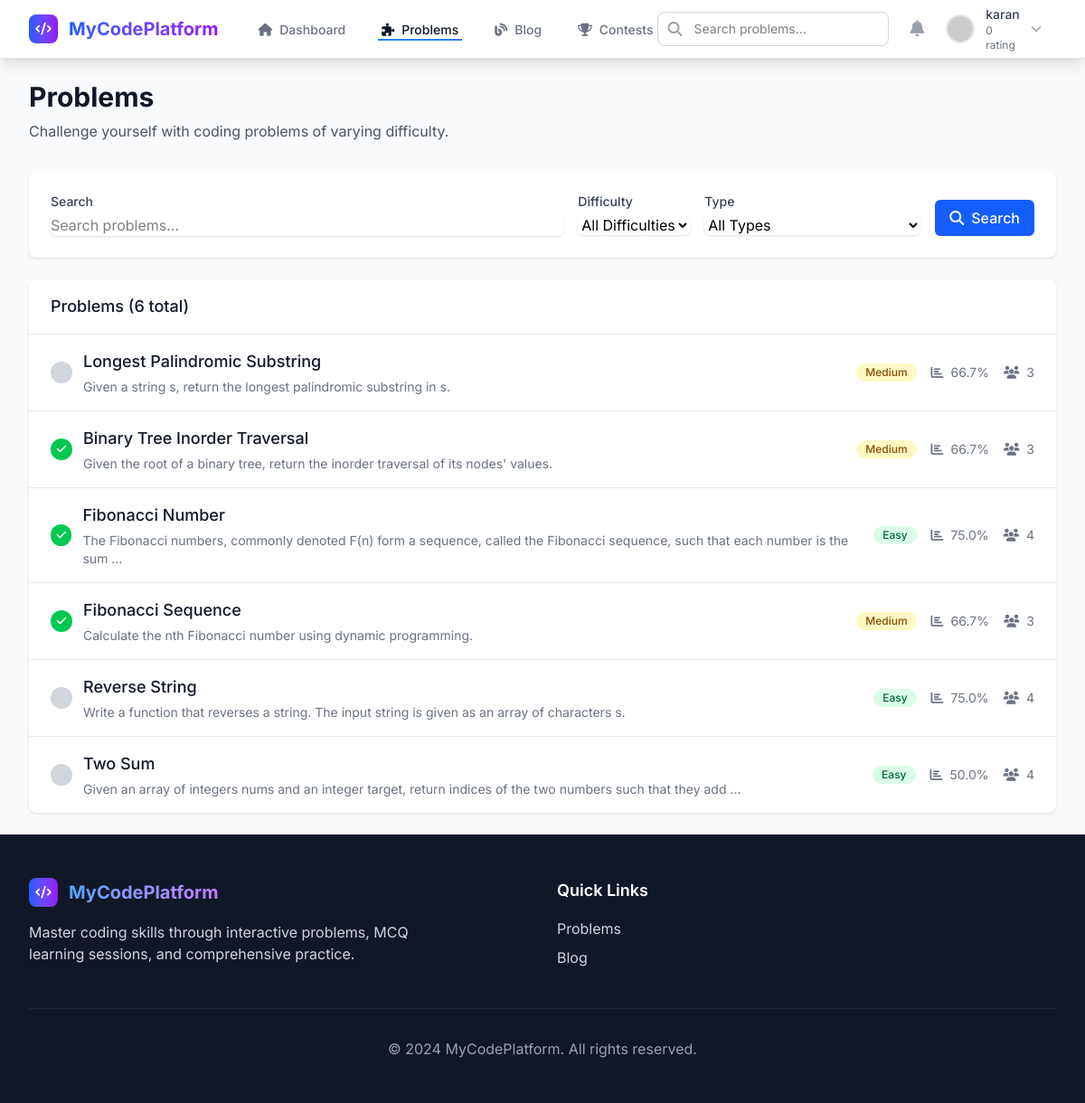
Screenshot of /problems/ (signed in) with the database file from the repository.
### users/models.py (models this page shows, shortened)
class User(AbstractUser):
    email = models.EmailField(unique=True)
    username = models.CharField(
        max_length=150,
        unique=True,
        blank=True,          # user may omit it
        null=True,           # db allows NULL during first INSERT
    )
    bio = models.TextField(max_length=500, blank=True, help_text="Tell us about yourself")
    avatar = models.ImageField(upload_to='avatars/', blank=True, null=True)
    location = models.CharField(max_length=100, blank=True)
    website = models.URLField(blank=True)
    github_username = models.CharField(max_length=100, blank=True)
    linkedin_url = models.URLField(blank=True)
    preferred_language = models.CharField(
        max_length=10,
        choices=[('py', 'Python'), ('cpp', 'C++'), ('java', 'Java')],
        default='py'
    )
    theme_preference = models.CharField(
        max_length=10,
        choices=[('light', 'Light'), ('dark', 'Dark'), ('auto', 'Auto')],
        default='light'
    )
    total_submissions = models.IntegerField(default=0)
    accepted_submissions = models.IntegerField(default=0)
    current_streak = models.IntegerField(default=0)
    max_streak = models.IntegerField(default=0)
    last_activity_date = models.DateField(null=True, blank=True)
    date_joined = models.DateTimeField(auto_now_add=True)
    last_login = models.DateTimeField(null=True, blank=True)
    USERNAME_FIELD = "email"        # users still log in by email OR username
    REQUIRED_FIELDS = ['username']  # createsuperuser asks only for email+pwd
    def get_avatar_url(self):
        if self.avatar:
            return self.avatar.url
        return f"https://ui-avatars.com/api/?name={self.username}&background=3b82f6&color=fff&size=128"

### problems/models.py (models this page shows, shortened)
class Problem(models.Model):
    DIFFICULTY_CHOICES = [
        ('easy', 'Easy'),
        ('medium', 'Medium'),
        ('hard', 'Hard'),
    ]
    TYPE_CHOICES = [
        ('math', 'Mathematics'),
        ('dsa', 'Data Structures & Algorithms'),
    ]
    title = models.CharField(max_length=200)
    description = models.TextField()
    difficulty = models.CharField(max_length=50, choices=DIFFICULTY_CHOICES)
    problem_type = models.CharField(max_length=10, choices=TYPE_CHOICES, default='math')
    image_file = models.ImageField(upload_to='problems/images/', blank=True, null=True)
    pdf_file = models.FileField(upload_to='problems/pdfs/', blank=True, null=True)
    input_format = models.TextField(blank=True, help_text="Description of input format")
    output_format = models.TextField(blank=True, help_text="Description of output format")
    constraints = models.TextField(blank=True, help_text="Constraints for the problem")
    sample_input = models.TextField(blank=True)
    sample_output = models.TextField(blank=True)
    time_limit = models.IntegerField(default=5, help_text="Time limit in seconds")
    memory_limit = models.CharField(max_length=10, default="128m", help_text="Memory limit (e.g., 128m, 256m)")
    created_by = models.ForeignKey(User, on_delete=models.CASCADE, null=True, blank=True)
    created_at = models.DateTimeField(auto_now_add=True)
    updated_at = models.DateTimeField(auto_now=True)
    is_active = models.BooleanField(default=True)
    total_attempts = models.IntegerField(default=0)
    successful_completions = models.IntegerField(default=0)
    class Meta:
        ordering = ['-created_at']
    @property
    def success_rate(self):
        if self.total_attempts == 0:
            return 0
        return (self.successful_completions / self.total_attempts) * 100

### problems/views.py (the view)
# urls.py: path('', views.problem_list, name='list'),
def problem_list(request):
    problems = Problem.objects.filter(is_active=True)
    difficulty = request.GET.get('difficulty')
    problem_type = request.GET.get('type')
    search = request.GET.get('search')
    if difficulty:
        problems = problems.filter(difficulty=difficulty)
    if problem_type:
        problems = problems.filter(problem_type=problem_type)
    if search:
        problems = problems.filter(
            Q(title__icontains=search) |
            Q(description__icontains=search)
        )
    if request.user.is_authenticated:
        user_submissions = Submission.objects.filter(
            user=request.user,
            status='ACCEPTED'  # Accepted
        ).values_list('problem_id', flat=True)
        for problem in problems:
            problem.is_solved = problem.id in user_submissions
    paginator = Paginator(problems, 20)
    page_number = request.GET.get('page')
    page_obj = paginator.get_page(page_number)
    context = {
        'problems': page_obj,
        'difficulty_choices': Problem.DIFFICULTY_CHOICES,
        'type_choices': Problem.TYPE_CHOICES,
        'current_difficulty': difficulty,
        'current_type': problem_type,
        'current_search': search or '',
    }
    return render(request, 'problems/problem_list.html', context)

### problems/templates/problems/problem_list.html (shortened to what this page needs)
{% extends 'base.html' %}
{% load static %}
{% block content %}
<div class="max-w-7xl mx-auto py-6 px-4 sm:px-6 lg:px-8">
        <div class="mb-8">
            <h1 class="text-3xl font-bold text-gray-900">Problems</h1>
            <p class="mt-2 text-gray-600">Challenge yourself with coding problems of varying difficulty.</p>
        </div>
        <div class="bg-white rounded-lg shadow p-6 mb-6">
            <form method="GET" class="space-y-4 md:space-y-0 md:flex md:items-end md:space-x-4">
                <div class="flex-1">
                    <label for="search" class="block text-sm font-medium text-gray-700 mb-1">Search</label>
                    <input type="text" id="search" name="search" value="{{ current_search }}"
                           placeholder="Search problems..."
                           class="w-full rounded-md border-gray-300 shadow-sm focus:border-blue-500 focus:ring-blue-500">
                </div>
                <div>
                    <label for="difficulty" class="block text-sm font-medium text-gray-700 mb-1">Difficulty</label>
                    <select id="difficulty" name="difficulty" class="rounded-md border-gray-300 shadow-sm focus:border-blue-500 focus:ring-blue-500">
                        <option value="">All Difficulties</option>
                    </select>
                </div>
                <div>
                    <label for="type" class="block text-sm font-medium text-gray-700 mb-1">Type</label>
                    <select id="type" name="type" class="rounded-md border-gray-300 shadow-sm focus:border-blue-500 focus:ring-blue-500">
                        <option value="">All Types</option>
                    </select>
                </div>
                <div>
                    <button type="submit" class="bg-blue-600 hover:bg-blue-700 text-white px-4 py-2 rounded-md font-medium">
                        <i class="fas fa-search mr-2"></i>Search
                    </button>
                </div>
            </form>
        </div>
        <div class="bg-white rounded-lg shadow overflow-hidden">
            <div class="px-6 py-4 border-b border-gray-200">
                <h3 class="text-lg font-medium text-gray-900">
                    Problems ({{ problems.paginator.count }} total)
                </h3>
            </div>
            {% if problems %}
                <div class="divide-y divide-gray-200">
                    {% for problem in problems %}
                        <div class="px-6 py-4 hover:bg-gray-50 transition-colors">
                            <div class="flex items-center justify-between">
                                <div class="flex-1">
                                    <div class="flex items-center space-x-3">
                                        {% if user.is_authenticated and problem.is_solved %}
                                            <div class="w-6 h-6 bg-green-500 rounded-full flex items-center justify-center">
                                                <i class="fas fa-check text-white text-xs"></i>
                                            </div>
                                        {% else %}
                                            <div class="w-6 h-6 bg-gray-300 rounded-full"></div>
                                        {% endif %}
                                        <div>
                                            <h4 class="text-lg font-medium text-gray-900">
                                                <a href="{% url 'problems:detail' problem.id %}" class="hover:text-blue-600">
                                                    {{ problem.title }}
                                                </a>
                                            </h4>
                                            <p class="text-sm text-gray-500 mt-1">{{ problem.description|truncatewords:20 }}</p>
                                        </div>
                                    </div>
                                </div>
                                <div class="flex items-center space-x-4">
                                    {% if problem.difficulty == 'easy' %}
                                        <span class="inline-flex items-center px-2.5 py-0.5 rounded-full text-xs font-medium bg-green-100 text-green-800">
                                            Easy
                                        </span>
                                    {% elif problem.difficulty == 'medium' %}
                                        <span class="inline-flex items-center px-2.5 py-0.5 rounded-full text-xs font-medium bg-yellow-100 text-yellow-800">
                                            Medium
                                        </span>
                                    {% else %}
                                        <span class="inline-flex items-center px-2.5 py-0.5 rounded-full text-xs font-medium bg-red-100 text-red-800">
                                            Hard
                                        </span>
                                    {% endif %}
                                    <div class="text-sm text-gray-500">
                                        <i class="fas fa-chart-bar mr-1"></i>
                                        {{ problem.success_rate|floatformat:1 }}%
                                    </div>
                                    <div class="text-sm text-gray-500">
                                        <i class="fas fa-users mr-1"></i>
                                        {{ problem.total_attempts }}
                                    </div>
                                </div>
                            </div>
                        </div>
                    {% endfor %}
                </div>
            {% else %}
                <div class="px-6 py-12 text-center">
                    <i class="fas fa-search text-gray-400 text-4xl mb-4"></i>
                    <h3 class="text-lg font-medium text-gray-900 mb-2">No problems found</h3>
                    <p class="text-gray-500">Try adjusting your search filters.</p>
                </div>
            {% endif %}
        </div>
</div>
{% endblock %}

### theme/templates/partials/navbar.html (shortened to what this page needs)
<nav class="bg-white shadow-lg border-b border-gray-200 sticky top-0 z-40">
    <div class="max-w-7xl mx-auto px-4 sm:px-6 lg:px-8">
        <div class="flex justify-between h-16">
            <div class="flex items-center">
                <div class="flex-shrink-0">
                    <a href="{% url 'dashboard' %}" class="flex items-center">
                        <div class="w-8 h-8 bg-gradient-to-r from-blue-600 to-purple-600 rounded-lg flex items-center justify-center mr-3">
                            <i class="fas fa-code text-white text-sm"></i>
                        </div>
                        <h1 class="text-xl font-bold bg-gradient-to-r from-blue-600 to-purple-600 bg-clip-text text-transparent">
                        </h1>
                    </a>
                </div>
                <div class="hidden md:ml-10 md:flex md:space-x-8">
                    <a href="{% url 'dashboard' %}"
                       class="nav-link {% if request.resolver_match.url_name == 'dashboard' %}border-blue-500 text-gray-900{% else %}border-transparent text-gray-500 hover:border-gray-300 hover:text-gray-700{% endif %} inline-flex items-center px-1 pt-1 border-b-2 text-sm font-medium transition-colors duration-200">
                        <i class="fas fa-home mr-2"></i>Dashboard
                    </a>
                    <a href="{% url 'problems:list' %}"
                       class="nav-link {% if 'problems' in request.resolver_match.namespace %}border-blue-500 text-gray-900{% else %}border-transparent text-gray-500 hover:border-gray-300 hover:text-gray-700{% endif %} inline-flex items-center px-1 pt-1 border-b-2 text-sm font-medium transition-colors duration-200">
                        <i class="fas fa-puzzle-piece mr-2"></i>Problems
                    </a>
                    <a href="{% url 'blogs:list' %}"
                       class="nav-link {% if 'blogs' in request.resolver_match.namespace %}border-blue-500 text-gray-900{% else %}border-transparent text-gray-500 hover:border-gray-300 hover:text-gray-700{% endif %} inline-flex items-center px-1 pt-1 border-b-2 text-sm font-medium transition-colors duration-200">
                        <i class="fas fa-blog mr-2"></i>Blog
                    </a>
                    <a href="{% url 'problems:contests' %}"
                       class="nav-link border-transparent text-gray-500 hover:border-gray-300 hover:text-gray-700 inline-flex items-center px-1 pt-1 border-b-2 text-sm font-medium transition-colors duration-200">
                        <i class="fas fa-trophy mr-2"></i>Contests
                    </a>
                </div>
            </div>
            <div class="flex items-center space-x-4">
                <div class="hidden lg:block">
                    <div class="relative">
                        <input type="text"
                               placeholder="Search problems..."
                               class="w-64 pl-10 pr-4 py-2 border border-gray-300 rounded-lg text-sm focus:outline-none focus:ring-2 focus:ring-blue-500 focus:border-transparent"
                               id="global-search">
                        <div class="absolute inset-y-0 left-0 pl-3 flex items-center pointer-events-none">
                            <i class="fas fa-search text-gray-400"></i>
                        </div>
                    </div>
                </div>
                <div class="relative">
                    <button type="button"
                            class="p-2 rounded-full text-gray-400 hover:text-gray-500 hover:bg-gray-100 focus:outline-none focus:ring-2 focus:ring-blue-500 transition-colors duration-200"
                            id="notifications-button">
                        <i class="fas fa-bell text-lg"></i>
                    </button>
                </div>
                <div class="relative">
                    <button type="button"
                            class="flex items-center space-x-3 text-sm rounded-full focus:outline-none focus:ring-2 focus:ring-offset-2 focus:ring-offset-white focus:ring-blue-500 transition-all duration-200"
                            id="user-menu-button"
                            aria-expanded="false"
                            aria-haspopup="true">
                        <img class="h-8 w-8 rounded-full border-2 border-gray-200"
                             src="{{ user.get_avatar_url }}"
                             alt="{{ user.username }}'s avatar">
                        <div class="hidden sm:block text-left">
                            <p class="text-sm font-medium text-gray-700">{{ user.username|default:user.email }}</p>
                            <p class="text-xs text-gray-500">{{ user.contest_rating|default:"0" }} rating</p>
                        </div>
                        <i class="fas fa-chevron-down text-gray-400 text-xs hidden sm:block"></i>
                    </button>
                </div>
            </div>
        </div>
    </div>
</nav>

### theme/static/css/custom.css (style rules this page uses)
body { font-family: 'Inter', sans-serif; }

### rows the page displays
User: username "karan"
Problem: title "Longest Palindromic Substring", description "Given a string s, return the longest palindromic substring in s.", difficulty "Medium", success_rate "66.7", total_attempts "3"
Problem: title "Binary Tree Inorder Traversal", description "Given the root of a binary tree, return the inorder traversal of its nodes' values.", difficulty "Medium", success_rate "66.7", total_attempts "3"
Problem: title "Fibonacci Number", description "The Fibonacci numbers, commonly denoted F(n) form a sequence, called the Fibonacci sequence, such that each number is the sum …", difficulty "Easy", success_rate "75.0", total_attempts "4"
Problem: title "Fibonacci Sequence", description "Calculate the nth Fibonacci number using dynamic programming.", difficulty "Medium", success_rate "66.7", total_attempts "3"
Problem: title "Reverse String", description "Write a function that reverses a string. The input string is given as an array of characters s.", difficulty "Easy", success_rate "75.0", total_attempts "4"
Problem: title "Two Sum", description "Given an array of integers nums and an integer target, return indices of the two numbers such that they add …", difficulty "Easy", success_rate "50.0", total_attempts "4"

### other values shown
{{ user.contest_rating|default:"0" }} "0"
{{ problems.paginator.count }} "6"
